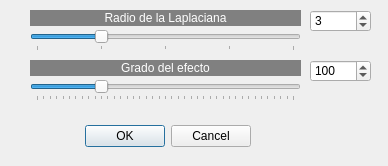
<?xml version="1.0" encoding="UTF-8"?>
<ui version="4.0">
 <class>Perfilado</class>
 <widget class="QDialog" name="Perfilado">
  <property name="geometry">
   <rect>
    <x>0</x>
    <y>0</y>
    <width>388</width>
    <height>166</height>
   </rect>
  </property>
  <property name="windowTitle">
   <string>Dialog</string>
  </property>
  <widget class="QDialogButtonBox" name="buttonBox">
   <property name="geometry">
    <rect>
     <x>80</x>
     <y>120</y>
     <width>171</width>
     <height>32</height>
    </rect>
   </property>
   <property name="orientation">
    <enum>Qt::Horizontal</enum>
   </property>
   <property name="standardButtons">
    <set>QDialogButtonBox::Cancel|QDialogButtonBox::Ok</set>
   </property>
  </widget>
  <widget class="QLabel" name="label_2">
   <property name="geometry">
    <rect>
     <x>30</x>
     <y>10</y>
     <width>271</width>
     <height>16</height>
    </rect>
   </property>
   <property name="styleSheet">
    <string notr="true">background-color: rgb(128, 128, 128);
color: rgb(255, 255, 255);</string>
   </property>
   <property name="text">
    <string>Radio de la Laplaciana</string>
   </property>
   <property name="alignment">
    <set>Qt::AlignCenter</set>
   </property>
  </widget>
  <widget class="QSpinBox" name="spinBox_2">
   <property name="geometry">
    <rect>
     <x>310</x>
     <y>10</y>
     <width>61</width>
     <height>22</height>
    </rect>
   </property>
   <property name="minimum">
    <number>1</number>
   </property>
   <property name="maximum">
    <number>9</number>
   </property>
   <property name="singleStep">
    <number>2</number>
   </property>
   <property name="value">
    <number>3</number>
   </property>
  </widget>
  <widget class="QSlider" name="horizontalSlider_2">
   <property name="geometry">
    <rect>
     <x>30</x>
     <y>30</y>
     <width>271</width>
     <height>21</height>
    </rect>
   </property>
   <property name="minimum">
    <number>1</number>
   </property>
   <property name="maximum">
    <number>9</number>
   </property>
   <property name="singleStep">
    <number>2</number>
   </property>
   <property name="pageStep">
    <number>16</number>
   </property>
   <property name="value">
    <number>3</number>
   </property>
   <property name="orientation">
    <enum>Qt::Horizontal</enum>
   </property>
   <property name="tickPosition">
    <enum>QSlider::TicksBelow</enum>
   </property>
   <property name="tickInterval">
    <number>2</number>
   </property>
  </widget>
  <widget class="QLabel" name="label_3">
   <property name="geometry">
    <rect>
     <x>30</x>
     <y>60</y>
     <width>271</width>
     <height>16</height>
    </rect>
   </property>
   <property name="styleSheet">
    <string notr="true">background-color: rgb(128, 128, 128);
color: rgb(255, 255, 255);</string>
   </property>
   <property name="text">
    <string>Grado del efecto</string>
   </property>
   <property name="alignment">
    <set>Qt::AlignCenter</set>
   </property>
  </widget>
  <widget class="QSpinBox" name="spinBox_3">
   <property name="geometry">
    <rect>
     <x>310</x>
     <y>60</y>
     <width>61</width>
     <height>22</height>
    </rect>
   </property>
   <property name="minimum">
    <number>0</number>
   </property>
   <property name="maximum">
    <number>400</number>
   </property>
   <property name="value">
    <number>100</number>
   </property>
  </widget>
  <widget class="QSlider" name="horizontalSlider_3">
   <property name="geometry">
    <rect>
     <x>30</x>
     <y>80</y>
     <width>271</width>
     <height>21</height>
    </rect>
   </property>
   <property name="minimum">
    <number>0</number>
   </property>
   <property name="maximum">
    <number>400</number>
   </property>
   <property name="value">
    <number>100</number>
   </property>
   <property name="orientation">
    <enum>Qt::Horizontal</enum>
   </property>
   <property name="tickPosition">
    <enum>QSlider::TicksBelow</enum>
   </property>
   <property name="tickInterval">
    <number>10</number>
   </property>
  </widget>
 </widget>
 <resources/>
 <connections>
  <connection>
   <sender>buttonBox</sender>
   <signal>accepted()</signal>
   <receiver>Perfilado</receiver>
   <slot>accept()</slot>
   <hints>
    <hint type="sourcelabel">
     <x>248</x>
     <y>254</y>
    </hint>
    <hint type="destinationlabel">
     <x>157</x>
     <y>274</y>
    </hint>
   </hints>
  </connection>
  <connection>
   <sender>buttonBox</sender>
   <signal>rejected()</signal>
   <receiver>Perfilado</receiver>
   <slot>reject()</slot>
   <hints>
    <hint type="sourcelabel">
     <x>316</x>
     <y>260</y>
    </hint>
    <hint type="destinationlabel">
     <x>286</x>
     <y>274</y>
    </hint>
   </hints>
  </connection>
 </connections>
</ui>
